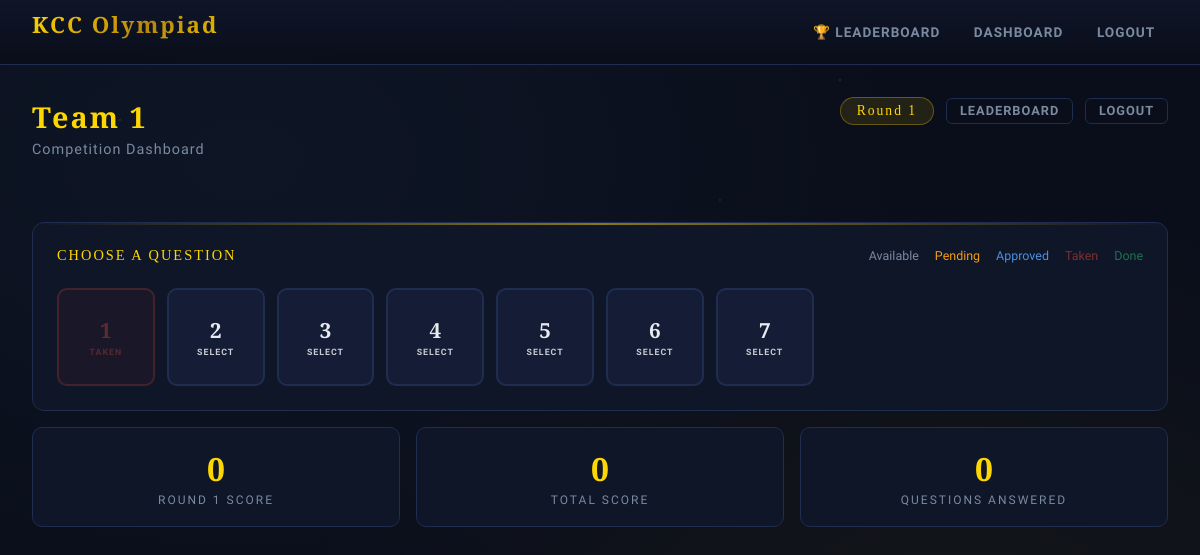
The page /dashboard/ (signed in) on the database its author committed.
### myapp/models.py (models this page shows, shortened)
class Team(models.Model):
    name = models.CharField(max_length=100, unique=True)
    token = models.CharField(max_length=64, unique=True)
    is_active = models.BooleanField(default=True)
    created_at = models.DateTimeField(auto_now_add=True)
    def get_total_score(self):
        return sum(s.points for s in self.scores.all())

class Question(models.Model):
    round = models.IntegerField()
    question_number = models.IntegerField()
    question_text = models.TextField()
    option_a = models.CharField(max_length=500)
    option_b = models.CharField(max_length=500)
    option_c = models.CharField(max_length=500)
    option_d = models.CharField(max_length=500)
    correct_answer = models.CharField(max_length=1, choices=[
        ('A', 'A'), ('B', 'B'), ('C', 'C'), ('D', 'D')
    ])
    is_locked = models.BooleanField(default=False)
    created_at = models.DateTimeField(auto_now_add=True)
    class Meta:
        unique_together = ('round', 'question_number')
        ordering = ['round', 'question_number']

### myapp/views.py (the view)
    def wrapper(request, *args, **kwargs):
        team = get_team_from_session(request)
        if not team:
            return redirect('login')
        return view_func(request, *args, team=team, **kwargs)

### myapp/models.py (called while the page is built)
    def get_timer_for_round(self, round_num):
        return getattr(self, f'round{round_num}_timer', 0)

    @classmethod
    def get_settings(cls):
        obj, _ = cls.objects.get_or_create(pk=1)
        return obj

### myapp/views.py (called while the page is built)
def get_team_from_session(request):
    team_id = request.session.get('team_id')
    if team_id:
        try:
            return Team.objects.get(pk=team_id, is_active=True)
        except Team.DoesNotExist:
            pass
    return None

def team_required(view_func):
    def wrapper(request, *args, **kwargs):
        team = get_team_from_session(request)
        if not team:
            return redirect('login')
        return view_func(request, *args, team=team, **kwargs)
    wrapper.__name__ = view_func.__name__
    return wrapper

### myapp/templates/team_dashboard.html (shortened to what this page needs)
{% extends 'base.html' %}
{% block content %}
<div style="display:flex;align-items:flex-start;justify-content:space-between;flex-wrap:wrap;gap:1rem;margin-bottom:2rem;">
  <div>
    <div class="page-title">{{ team.name }}</div>
    <div class="page-subtitle">Competition Dashboard</div>
  </div>
  <div style="display:flex;gap:0.75rem;align-items:center;flex-wrap:wrap;">
    <span style="display:inline-flex;align-items:center;padding:0.3rem 1rem;border-radius:20px;
      background:rgba(255,215,0,0.1);border:1px solid rgba(255,215,0,0.3);
      font-family:'Cinzel',serif;font-size:0.85rem;color:var(--gold);letter-spacing:2px;">
      Round {{ active_round }}
    </span>
    <a href="/leaderboard/" class="btn btn-outline btn-sm">Leaderboard</a>
    <a href="/logout/" class="btn btn-outline btn-sm">Logout</a>
  </div>
</div>
<div class="card">
  <div style="display:flex;align-items:center;justify-content:space-between;flex-wrap:wrap;gap:0.5rem;">
    <div style="font-family:'Cinzel',serif;color:var(--gold);font-size:0.9rem;letter-spacing:2px;text-transform:uppercase;">Choose a Question</div>
    <div style="display:flex;gap:1rem;font-size:0.78rem;color:var(--muted);">
      <span>Available</span>
      <span style="color:var(--warning);">Pending</span>
      <span style="color:var(--accent);">Approved</span>
      <span style="color:rgba(231,76,60,0.5);">Taken</span>
      <span style="color:rgba(46,204,113,0.5);">Done</span>
    </div>
  </div>
  {% if not settings.competition_started %}
  <div style="text-align:center;padding:3rem;color:var(--muted);">
    <div style="font-size:3rem;margin-bottom:1rem;">&#9203;</div>
    <div style="font-family:'Cinzel',serif;font-size:1.1rem;color:var(--gold);letter-spacing:2px;">Waiting to Begin</div>
    <div style="margin-top:0.5rem;">The admin will start the competition shortly.</div>
  </div>
  {% elif not questions %}
  <div style="text-align:center;padding:3rem;color:var(--muted);">No questions for Round {{ active_round }} yet.</div>
  {% else %}
  <div class="question-grid" id="question-grid">
    {% for q in questions %}
    <div class="q-btn available" id="qbtn-{{ q.question_number }}" data-qnum="{{ q.question_number }}">
      {{ q.question_number }}
      <div class="q-label" id="qlabel-{{ q.question_number }}">Select</div>
    </div>
    {% endfor %}
  </div>
  {% endif %}
</div>
<div class="grid grid-3 mt-2">
  <div class="stat-card">
    <div class="stat-number" id="round-score-display">{{ team.get_total_score }}</div>
    <div class="stat-label">Round {{ active_round }} Score</div>
  </div>
  <div class="stat-card">
    <div class="stat-number">{{ team.get_total_score }}</div>
    <div class="stat-label">Total Score</div>
  </div>
  <div class="stat-card">
    <div class="stat-number">{{ team.answers.count }}</div>
    <div class="stat-label">Questions Answered</div>
  </div>
</div>
{% endblock %}

### myapp/templates/base.html (style rules this page uses)
:root { --gold: #ffd700; --gold-dark: #b8860b; --gold-light: #fff0a0; --deep: #0a0e1a; --panel: #0f1628; --panel2: #141d35; --border: #1e2d50; --accent: #4a90e2; --success: #2ecc71; --danger: #e74c3c; --warning: #f39c12; --text: #e8eaf0; --muted: #7a8aa0; }
* { box-sizing: border-box; margin: 0; padding: 0; }
body { font-family: "Rajdhani", sans-serif; background: var(--deep); color: var(--text); min-height: 100vh; background-image: radial-gradient( ellipse at 20% 20%, rgba(74, 144, 226, 0.06) 0%, transparent 50% ), radial-gradient( ellipse at 80% 80%, rgba(255, 215, 0, 0.04) 0%, transparent 50% ); }
body::before { content: ""; position: fixed; inset: 0; background-image: radial-gradient( 1px 1px at 10% 15%, rgba(255, 255, 255, 0.3) 0%, transparent 100% ), radial-gradient( 1px 1px at 30% 60%, rgba(255, 255, 255, 0.2) 0%, transparent 100% ), radial-gradient( 1px 1px at 60% 25%, rgba(255, 255, 255, 0.25) 0%, transparent 100% ), radial-gradient( 1px 1px at 80% 70%, rgba(255, 255, 255, 0.15) 0%, transparent 100% ), radial-gradient( 1px 1px at 50% 90%, rgba(255, 255, 255, 0.2) 0%, transparent 100% ), radial-gradient( 1px 1px at 90% 40%, rgba(255, 255, 255, 0.25) 0%, transparent 100% ), radial-gradient( 2px 2px at 70% 10%, rgba(255, 215, 0, 0.15) 0%, transparent 100% ), radial-gradient( 2px 2px at 20% 80%, rgba(74, 144, 226, 0.1) 0%, transparent 100% ); pointer-events: none; z-index: 0; }
.card { background: var(--panel); border: 1px solid var(--border); border-radius: 12px; padding: 1.5rem; position: relative; overflow: hidden; }
.card::before { content: ""; position: absolute; top: 0; left: 0; right: 0; height: 2px; background: linear-gradient( 90deg, transparent, var(--gold), transparent ); opacity: 0.5; }
.btn { display: inline-flex; align-items: center; gap: 0.4rem; padding: 0.5rem 1.2rem; border-radius: 6px; border: none; cursor: pointer; font-family: "Rajdhani", sans-serif; font-size: 0.9rem; font-weight: 700; letter-spacing: 1px; text-transform: uppercase; text-decoration: none; transition: all 0.2s; }
.btn-sm { padding: 0.3rem 0.8rem; font-size: 0.8rem; }
.btn-outline { background: transparent; border: 1px solid var(--border); color: var(--muted); }
.grid { display: grid; gap: 1rem; }
.grid-3 { grid-template-columns: repeat(3, 1fr); }
.page-title { font-family: "Cinzel", serif; font-size: 1.8rem; font-weight: 700; color: var(--gold); margin-bottom: 0.3rem; letter-spacing: 2px; }
.page-subtitle { color: var(--muted); font-size: 0.9rem; margin-bottom: 2rem; letter-spacing: 1px; }
.stat-card { background: var(--panel); border: 1px solid var(--border); border-radius: 10px; padding: 1.2rem; text-align: center; position: relative; overflow: hidden; }
.stat-number { font-family: "Cinzel", serif; font-size: 2rem; font-weight: 700; color: var(--gold); }
.stat-label { font-size: 0.75rem; text-transform: uppercase; letter-spacing: 2px; color: var(--muted); margin-top: 0.2rem; }
.mt-2 { margin-top: 1rem; }

### myapp/templates/team_dashboard.html (style rules this page uses)
.question-grid { display: grid; grid-template-columns: repeat(auto-fill, minmax(90px, 1fr)); gap: 0.75rem; margin-top: 1.5rem; }
.q-btn { aspect-ratio: 1; display: flex; flex-direction: column; align-items: center; justify-content: center; border-radius: 10px; font-family: 'Cinzel', serif; font-size: 1.3rem; font-weight: 700; border: 2px solid; transition: all 0.25s; position: relative; overflow: hidden; user-select: none; }
.q-btn.available { background:var(--panel2);border-color:var(--border);color:var(--text);cursor:pointer; }
.q-btn.taken { background:rgba(231,76,60,0.05);border-color:rgba(231,76,60,0.2);color:rgba(231,76,60,0.35);cursor:not-allowed; }
.q-label { font-size:0.55rem;font-family:'Rajdhani',sans-serif;letter-spacing:1px;text-transform:uppercase;margin-top:0.2rem;opacity:0.85; }

### rows shown on the page
Team: name "Team 1", get_total_score "0", answers.count "0"
Question: question_number "1"
Question: question_number "2"
Question: question_number "3"
Question: question_number "4"
Question: question_number "5"
Question: question_number "6"
Question: question_number "7"

### other values the page prints
{{ active_round }} "1"
